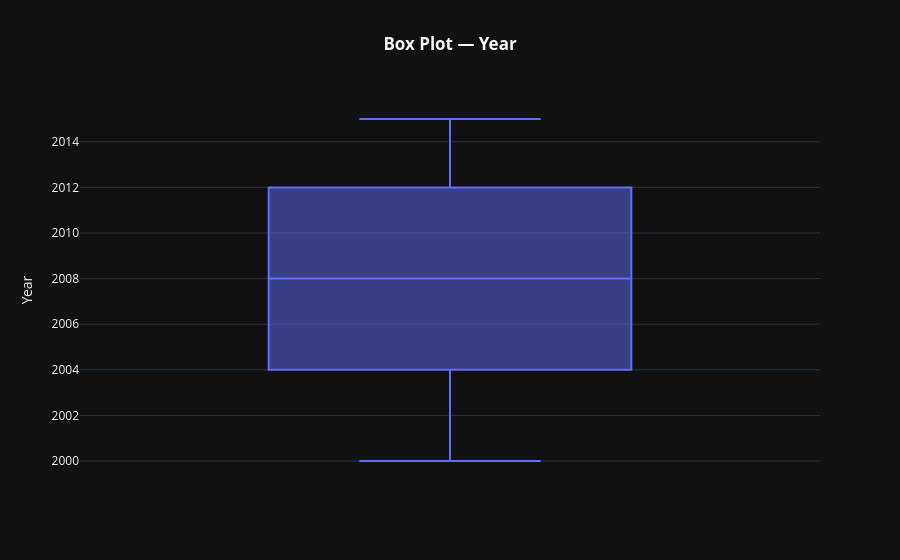
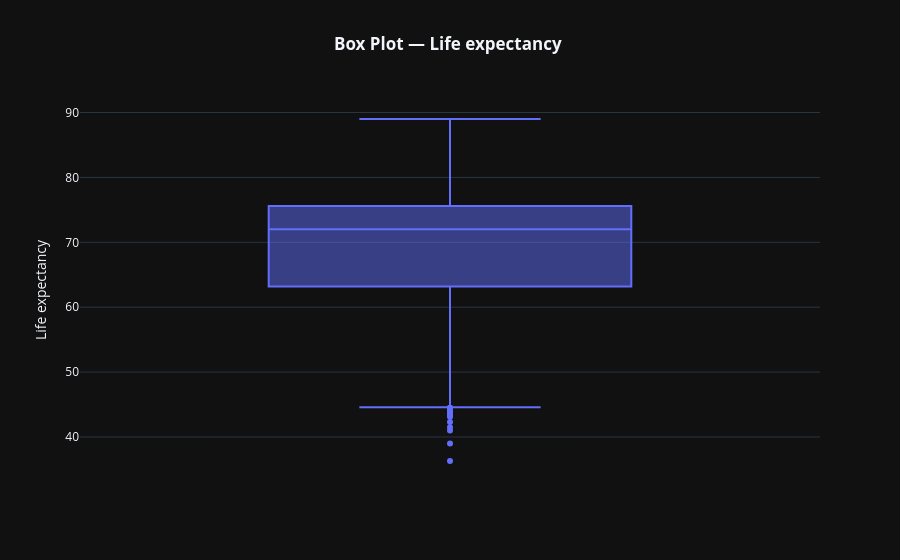
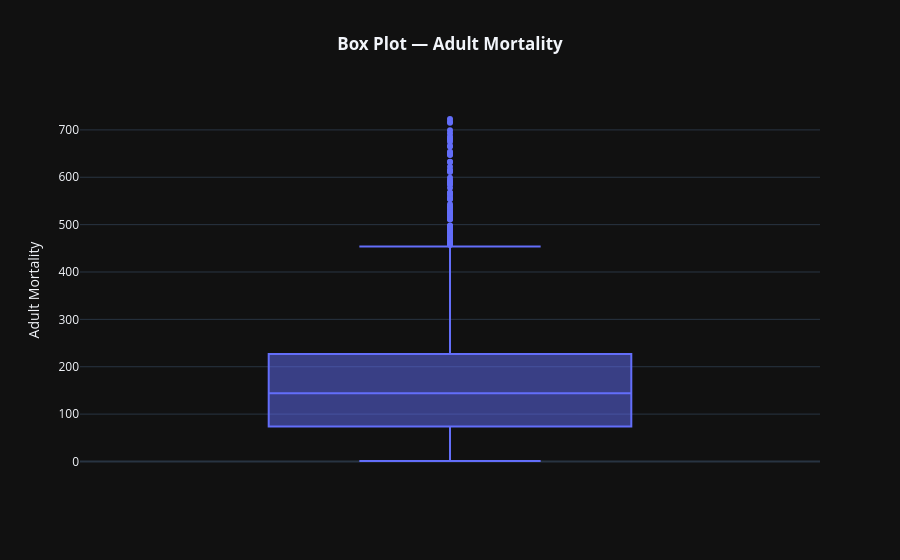
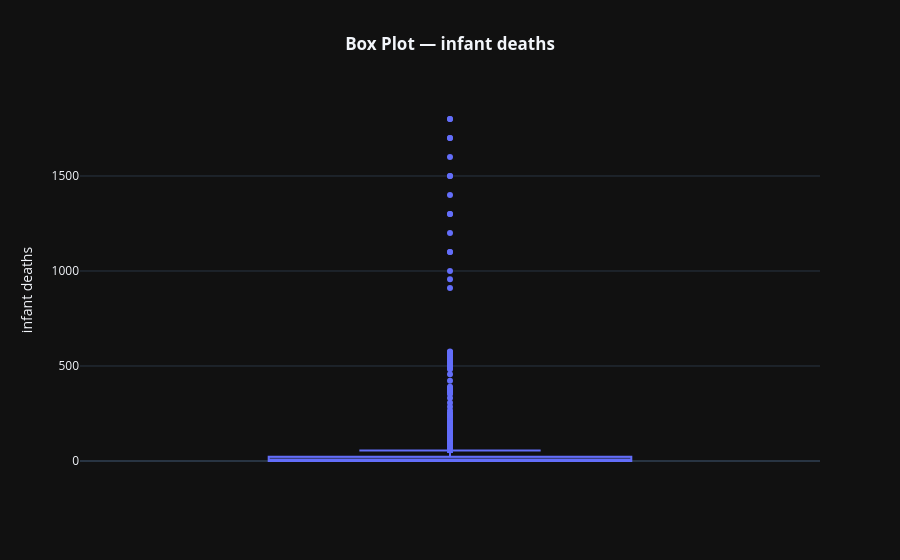

Notebook cell for these charts, in order:
### Markdown cell above
### 6.3 Outlier Analysis
We visualize outliers via box plots. We do **not** remove them — extreme values
(e.g. very high population in large countries) are legitimate data points.

### Code cell
# Box plots for each numeric column
numeric_cols = df.select_dtypes(include='number').columns

for column in numeric_cols:
    fig = px.box(df, y=column, title=f'<b>Box Plot — {column}</b>',
                 template='plotly_dark')
    fig.update_layout(title_x=0.5)
    fig.show()

### Figure 1 — Plotly figure (JSON) as saved in the notebook; plotly's stock layout.template omitted (floating-point values rounded to 4 significant figures; data arrays with more than 128 entries replaced by an {"elided": "..."} marker saying what was removed)
{"data": [{"alignmentgroup": "True", "hovertemplate": "Year=%{y}<extra></extra>", "legendgroup": "", "marker": {"color": "#636efa"}, "name": "", "notched": false, "offsetgroup": "", "orientation": "v", "showlegend": false, "type": "box", "x0": " ", "xaxis": "x", "y": {"elided": "2938 int values"}, "y0": " ", "yaxis": "y"}], "layout": {"boxmode": "group", "legend": {"tracegroupgap": 0}, "title": {"text": "<b>Box Plot — Year</b>", "x": 0.5}, "xaxis": {"anchor": "y", "domain": [0, 1]}, "yaxis": {"anchor": "x", "domain": [0, 1], "title": {"text": "Year"}}}}

### Figure 2 — Plotly figure (JSON) as saved in the notebook; plotly's stock layout.template omitted (floating-point values rounded to 4 significant figures; data arrays with more than 128 entries replaced by an {"elided": "..."} marker saying what was removed)
{"data": [{"alignmentgroup": "True", "hovertemplate": "Life expectancy =%{y}<extra></extra>", "legendgroup": "", "marker": {"color": "#636efa"}, "name": "", "notched": false, "offsetgroup": "", "orientation": "v", "showlegend": false, "type": "box", "x0": " ", "xaxis": "x", "y": {"elided": "2938 float values"}, "y0": " ", "yaxis": "y"}], "layout": {"boxmode": "group", "legend": {"tracegroupgap": 0}, "title": {"text": "<b>Box Plot — Life expectancy </b>", "x": 0.5}, "xaxis": {"anchor": "y", "domain": [0, 1]}, "yaxis": {"anchor": "x", "domain": [0, 1], "title": {"text": "Life expectancy "}}}}

### Figure 3 — Plotly figure (JSON) as saved in the notebook; plotly's stock layout.template omitted (floating-point values rounded to 4 significant figures; data arrays with more than 128 entries replaced by an {"elided": "..."} marker saying what was removed)
{"data": [{"alignmentgroup": "True", "hovertemplate": "Adult Mortality=%{y}<extra></extra>", "legendgroup": "", "marker": {"color": "#636efa"}, "name": "", "notched": false, "offsetgroup": "", "orientation": "v", "showlegend": false, "type": "box", "x0": " ", "xaxis": "x", "y": {"elided": "2938 float values"}, "y0": " ", "yaxis": "y"}], "layout": {"boxmode": "group", "legend": {"tracegroupgap": 0}, "title": {"text": "<b>Box Plot — Adult Mortality</b>", "x": 0.5}, "xaxis": {"anchor": "y", "domain": [0, 1]}, "yaxis": {"anchor": "x", "domain": [0, 1], "title": {"text": "Adult Mortality"}}}}

### Figure 4 — Plotly figure (JSON) as saved in the notebook; plotly's stock layout.template omitted (floating-point values rounded to 4 significant figures; data arrays with more than 128 entries replaced by an {"elided": "..."} marker saying what was removed)
{"data": [{"alignmentgroup": "True", "hovertemplate": "infant deaths=%{y}<extra></extra>", "legendgroup": "", "marker": {"color": "#636efa"}, "name": "", "notched": false, "offsetgroup": "", "orientation": "v", "showlegend": false, "type": "box", "x0": " ", "xaxis": "x", "y": {"elided": "2938 int values"}, "y0": " ", "yaxis": "y"}], "layout": {"boxmode": "group", "legend": {"tracegroupgap": 0}, "title": {"text": "<b>Box Plot — infant deaths</b>", "x": 0.5}, "xaxis": {"anchor": "y", "domain": [0, 1]}, "yaxis": {"anchor": "x", "domain": [0, 1], "title": {"text": "infant deaths"}}}}
